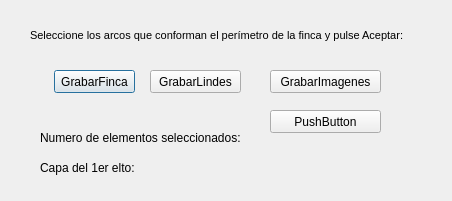
<?xml version="1.0" encoding="UTF-8"?>
<ui version="4.0">
 <class>frmSelArcos</class>
 <widget class="QDialog" name="frmSelArcos">
  <property name="geometry">
   <rect>
    <x>0</x>
    <y>0</y>
    <width>452</width>
    <height>201</height>
   </rect>
  </property>
  <property name="windowTitle">
   <string>Dialog</string>
  </property>
  <widget class="QLabel" name="label">
   <property name="geometry">
    <rect>
     <x>30</x>
     <y>10</y>
     <width>381</width>
     <height>51</height>
    </rect>
   </property>
   <property name="text">
    <string>&lt;!DOCTYPE HTML PUBLIC &quot;-//W3C//DTD HTML 4.0//EN&quot; &quot;http://www.w3.org/TR/REC-html40/strict.dtd&quot;&gt;
&lt;html&gt;&lt;head&gt;&lt;meta name=&quot;qrichtext&quot; content=&quot;1&quot; /&gt;&lt;style type=&quot;text/css&quot;&gt;
p, li { white-space: pre-wrap; }
&lt;/style&gt;&lt;/head&gt;&lt;body style=&quot; font-family:'MS Shell Dlg 2'; font-size:8.25pt; font-weight:400; font-style:normal;&quot;&gt;
&lt;p style=&quot; margin-top:0px; margin-bottom:0px; margin-left:0px; margin-right:0px; -qt-block-indent:0; text-indent:0px;&quot;&gt;&lt;span style=&quot; font-size:8pt;&quot;&gt;Seleccione los arcos que conforman el perímetro de la finca y pulse Aceptar: &lt;/span&gt;&lt;/p&gt;&lt;/body&gt;&lt;/html&gt;</string>
   </property>
  </widget>
  <widget class="QPushButton" name="bttGrabarFinca">
   <property name="geometry">
    <rect>
     <x>54</x>
     <y>70</y>
     <width>81</width>
     <height>23</height>
    </rect>
   </property>
   <property name="text">
    <string>GrabarFinca</string>
   </property>
  </widget>
  <widget class="QLabel" name="lbNumEltos">
   <property name="geometry">
    <rect>
     <x>40</x>
     <y>130</y>
     <width>381</width>
     <height>16</height>
    </rect>
   </property>
   <property name="text">
    <string>Numero de elementos seleccionados: </string>
   </property>
  </widget>
  <widget class="QLabel" name="lbCapa">
   <property name="geometry">
    <rect>
     <x>40</x>
     <y>160</y>
     <width>401</width>
     <height>16</height>
    </rect>
   </property>
   <property name="text">
    <string>Capa del 1er elto:</string>
   </property>
  </widget>
  <widget class="QPushButton" name="bttGrabarLindes">
   <property name="geometry">
    <rect>
     <x>150</x>
     <y>70</y>
     <width>91</width>
     <height>23</height>
    </rect>
   </property>
   <property name="text">
    <string>GrabarLindes</string>
   </property>
  </widget>
  <widget class="QPushButton" name="bttGrabarImagenes">
   <property name="geometry">
    <rect>
     <x>270</x>
     <y>70</y>
     <width>111</width>
     <height>23</height>
    </rect>
   </property>
   <property name="text">
    <string>GrabarImagenes</string>
   </property>
  </widget>
  <widget class="QPushButton" name="bttCambiaImg">
   <property name="geometry">
    <rect>
     <x>270</x>
     <y>110</y>
     <width>111</width>
     <height>23</height>
    </rect>
   </property>
   <property name="text">
    <string>PushButton</string>
   </property>
  </widget>
 </widget>
 <resources/>
 <connections/>
</ui>
